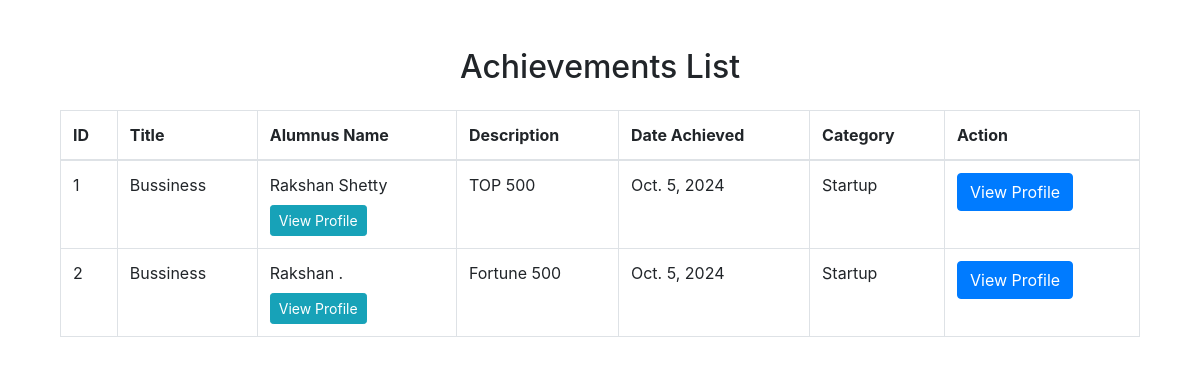
Page /achievements/ on the committed database.
### achievements/models.py (models this page shows, shortened)
class Achievement(models.Model):
    achievement_id = models.AutoField(primary_key=True)
    title = models.CharField(max_length=200)
    alumni = models.ForeignKey(Alumni, on_delete=models.CASCADE)
    description = models.TextField()
    date_achieved = models.DateField()
    category = models.CharField(max_length=100)

### alumni_details/models.py (models this page shows, shortened)
class Alumni(models.Model):
    alumni_id = models.AutoField(primary_key=True)
    user = models.OneToOneField(User, on_delete=models.CASCADE, related_name="alumni_profile")
    first_name = models.CharField(max_length=100, db_index=True)
    last_name = models.CharField(max_length=100, db_index=True)
    phone_number = models.CharField(max_length=15, blank=True, null=True)  # Allows optional phone number
    graduation_year = models.IntegerField(db_index=True)  # Added index for graduation year
    location = models.CharField(max_length=255, blank=True, null=True)  # Optional location
    profile_picture = models.ImageField(upload_to='photos/', blank=True, null=True, default='photos/default.png')
    batch = models.CharField(max_length=10)
    usn = models.CharField(max_length=20, unique=True)
    linkedin_url = models.URLField(max_length=255, blank=True, null=True)  # Optional LinkedIn URL
    current_position = models.CharField(max_length=255, db_index=True, null=True)
    branch = models.CharField(max_length=100, db_index=True)  # Added index for branch
    company_name = models.CharField(max_length=255, db_index=True, null=True)  # Added index for company name
    bio = models.TextField(blank=True, null=True)  # Optional bio
    achievements = models.TextField(blank=True, null=True)  # Optional achievements
    dob = models.DateField()
    is_alumni = models.BooleanField(default=True)
    personal_email = models.EmailField(blank=True, null=True, unique=True)  # Add personal email field
    class Meta:
        indexes = [
            models.Index(fields=['first_name']),
            models.Index(fields=['last_name']),
            models.Index(fields=['current_position']),
            models.Index(fields=['graduation_year']),  # Index for faster filtering by graduation year
            models.Index(fields=['branch']),  # Index for faster filtering by branch
            models.Index(fields=['company_name']),  # Index for faster filtering by company name
        ]

### achievements/views.py (the view)
# urls.py: path('', achievements_list, name='achievements_list'),
def achievements_list(request):
    achievements = Achievement.objects.all().order_by('-date_achieved')  # Order by date achieved
    paginator = Paginator(achievements, 10)  # Show 10 achievements per page
    page_number = request.GET.get('page')
    achievements_page = paginator.get_page(page_number)
    return render(request, 'achievements/achievements_list.html', {'achievements': achievements_page})

### achievements/templates/achievements/achievements_list.html (shortened to what this page needs)
{% extends 'achievements/base.html' %}
{% block content %}
  <div class="container mt-5">
    <h2 class="text-center">Achievements List</h2>
    <table class="table table-bordered mt-4" id="achievements-table">
      <thead>
        <tr>
          <th>ID</th>
          <th>Title</th>
          <th>Alumnus Name</th>
          <th>Description</th>
          <th>Date Achieved</th>
          <th>Category</th>
          <th>Action</th>
        </tr>
      </thead>
      <tbody>
        {% for achievement in achievements %}
        <tr>
          <td>{{ achievement.achievement_id }}</td>
          <td>{{ achievement.title }}</td>
          <td>
            {{ achievement.alumni.first_name }} {{ achievement.alumni.last_name }}
            <br>
            <a href="{% url 'alumni_profile' achievement.alumni.alumni_id %}" class="btn btn-info btn-sm mt-2">View Profile</a>
          </td>
          <td>{{ achievement.description }}</td>
          <td>{{ achievement.date_achieved }}</td>
          <td>{{ achievement.category }}</td>
          <td>
            <a href="{% url 'alumni_profile' achievement.alumni.alumni_id %}" class="btn btn-primary">View Profile</a>
          </td>
        </tr>
        {% empty %}
        <tr>
          <td colspan="7" class="text-center">No achievements found.</td>
        </tr>
        {% endfor %}
      </tbody>
    </table>
  </div>
{% endblock %}

### rows in the picture
Achievement: achievement_id "1", title "Bussiness", alumni.first_name "Rakshan", alumni.last_name "Shetty", description "TOP 500", date_achieved "Oct. 5, 2024", category "Startup"
Achievement: achievement_id "2", title "Bussiness", alumni.first_name "Rakshan", alumni.last_name ".", description "Fortune 500", date_achieved "Oct. 5, 2024", category "Startup"
